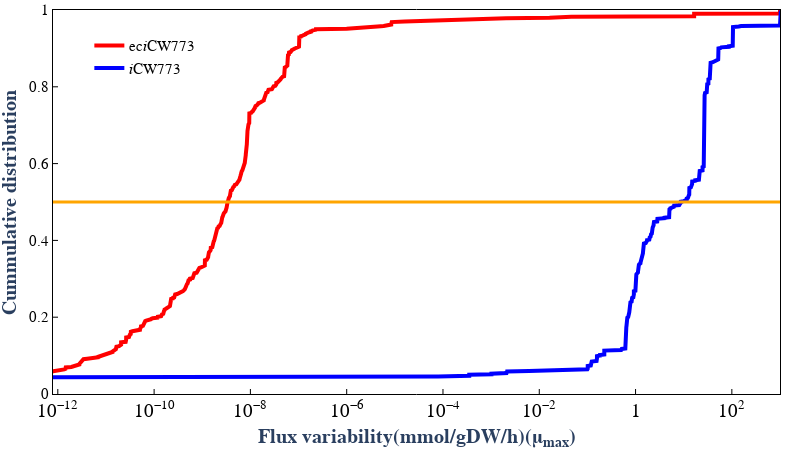

Notebook cell for this chart:
### Code cell
import numpy as np
import plotly.graph_objects as go

df_fv = pd.read_csv(fva_max_diff_outfile)
df_fv


col1 = 'ec773differernce'
col2 = '773differernce'
df_ec = df_fv[col1]
df_ec = abs(df_ec)
df_ec.replace(0, np.nan, inplace=True)
df_ec = df_ec.dropna(axis=0)

df_GEM = df_fv[col2]
df_GEM = abs(df_GEM)
df_GEM.replace(0, np.nan, inplace=True)
df_GEM = df_GEM.dropna(axis=0)

df_ec.sort_values(axis=0, inplace=True)
df_ec = df_ec.reset_index(drop=True)
df_GEM.sort_values(axis=0, inplace=True)
df_GEM = df_GEM.reset_index(drop=True)

y_index1 = df_ec.index / (len(df_ec) - 1)
y_index2 = df_GEM.index / (len(df_GEM) - 1)

data1_cdf_data = df_ec  # cdf 
data2_cdf_data = df_GEM

trace0 = go.Scatter(x=data1_cdf_data,
                    y=y_index1,
                    mode='lines',
                    name='ec<i>i</i>CW773',
                    line={'color': 'red', 'width': 4})
                    # marker={'color': 'red', 'width':0.5})
trace1 = go.Scatter(x=data2_cdf_data,
                    y=y_index2,
                    line={'color': 'blue', 'width': 4},
                    mode='lines',
                    name='<i>i</i>CW773',
                    xaxis='x2',
                    yaxis="y2"
                    )
data1 = [trace0,trace1]
layout = go.Layout(
    plot_bgcolor='white',
    xaxis=dict(title=dict(text="<b>Flux variability(mmol/gDW/h)(μ<sub>max</sub>)</b>",
                          font=dict(size=20, family='Times New Roman')),
               type="log",
               rangemode="tozero",
               range=[-12.1, 3],
               tickfont=dict(color='black', size=15, family='Times New Roman'),
               linecolor='black',
               ticks='inside',
               tickcolor='black',
               showexponent = 'all', 
               exponentformat =  "power",
               zeroline=False,
#                gridcolor="yellow"
              ),
    xaxis2=dict(
                linecolor='black',
                tickcolor='black',
                showticklabels=False,
                range=[-12.1, 3],
                type="log",
                tickfont=dict(color='black', size=15, family='Times New Roman'),
                rangemode="tozero",
                overlaying='x',
                side='top',
                nticks=5500,
                zeroline=False,
                showexponent = 'all', 
                exponentformat =  "power",
                gridcolor="white"
                #                              dtick = 0.05,
                ),
    yaxis=dict(title=dict(text="<b>Cummulative distribution</b>",
                          font=dict(size=20, family='Times New Roman')),
               range=[0, 1],
               showgrid=False,
               zeroline=False,
               rangemode="tozero",
               tickfont=dict(color='black', size=15, family='Times New Roman'),
               ticks='inside',
               tickcolor='black',
               linecolor='black'),
    yaxis2=dict(
                range=[0, 1],
                linecolor='black',
                tickcolor='black',
                # ticks='inside',
                showgrid=False,
                zeroline=False,
                rangemode="tozero",
                tickfont=dict(color='black', size=15, family='Times New Roman'),
                showticklabels=False,
                overlaying='y',
                side='right'
                ),
    legend=dict(x=0.05, y=0.95, 
                font=dict(size=15, color="black",family='Times New Roman')),
    height=450,
    width=800,
    margin=go.layout.Margin(l=0, r=20, b=0, t=10))

fig = go.Figure(data1, layout=layout)
fig.add_hline(y=0.5,line_width=3,line_color="orange")
fig.write_image(fva_distrbutionmax_fig)
fig.show()

### Figure 1 — Plotly figure (JSON) as saved in the notebook; plotly's stock layout.template omitted (floating-point values rounded to 4 significant figures; data arrays with more than 128 entries replaced by an {"elided": "..."} marker saying what was removed)
{"data": [{"line": {"color": "red", "width": 4}, "mode": "lines", "name": "ec<i>i</i>CW773", "type": "scatter", "x": {"elided": "796 float values"}, "y": {"elided": "796 float values"}}, {"line": {"color": "blue", "width": 4}, "mode": "lines", "name": "<i>i</i>CW773", "type": "scatter", "x": {"elided": "700 float values"}, "xaxis": "x2", "y": {"elided": "700 float values"}, "yaxis": "y2"}], "layout": {"height": 450, "legend": {"font": {"color": "black", "family": "Times New Roman", "size": 15}, "x": 0.05, "y": 0.95}, "margin": {"b": 0, "l": 0, "r": 20, "t": 10}, "plot_bgcolor": "white", "shapes": [{"line": {"color": "orange", "width": 3}, "type": "line", "x0": 0, "x1": 1, "xref": "x domain", "y0": 0.5, "y1": 0.5, "yref": "y"}], "width": 800, "xaxis": {"exponentformat": "power", "linecolor": "black", "range": [-12.1, 3], "rangemode": "tozero", "showexponent": "all", "tickcolor": "black", "tickfont": {"color": "black", "family": "Times New Roman", "size": 15}, "ticks": "inside", "title": {"font": {"family": "Times New Roman", "size": 20}, "text": "<b>Flux variability(mmol/gDW/h)(μ<sub>max</sub>)</b>"}, "type": "log", "zeroline": false}, "xaxis2": {"exponentformat": "power", "gridcolor": "white", "linecolor": "black", "nticks": 5500, "overlaying": "x", "range": [-12.1, 3], "rangemode": "tozero", "showexponent": "all", "showticklabels": false, "side": "top", "tickcolor": "black", "tickfont": {"color": "black", "family": "Times New Roman", "size": 15}, "type": "log", "zeroline": false}, "yaxis": {"linecolor": "black", "range": [0, 1], "rangemode": "tozero", "showgrid": false, "tickcolor": "black", "tickfont": {"color": "black", "family": "Times New Roman", "size": 15}, "ticks": "inside", "title": {"font": {"family": "Times New Roman", "size": 20}, "text": "<b>Cummulative distribution</b>"}, "zeroline": false}, "yaxis2": {"linecolor": "black", "overlaying": "y", "range": [0, 1], "rangemode": "tozero", "showgrid": false, "showticklabels": false, "side": "right", "tickcolor": "black", "tickfont": {"color": "black", "family": "Times New Roman", "size": 15}, "zeroline": false}}}
